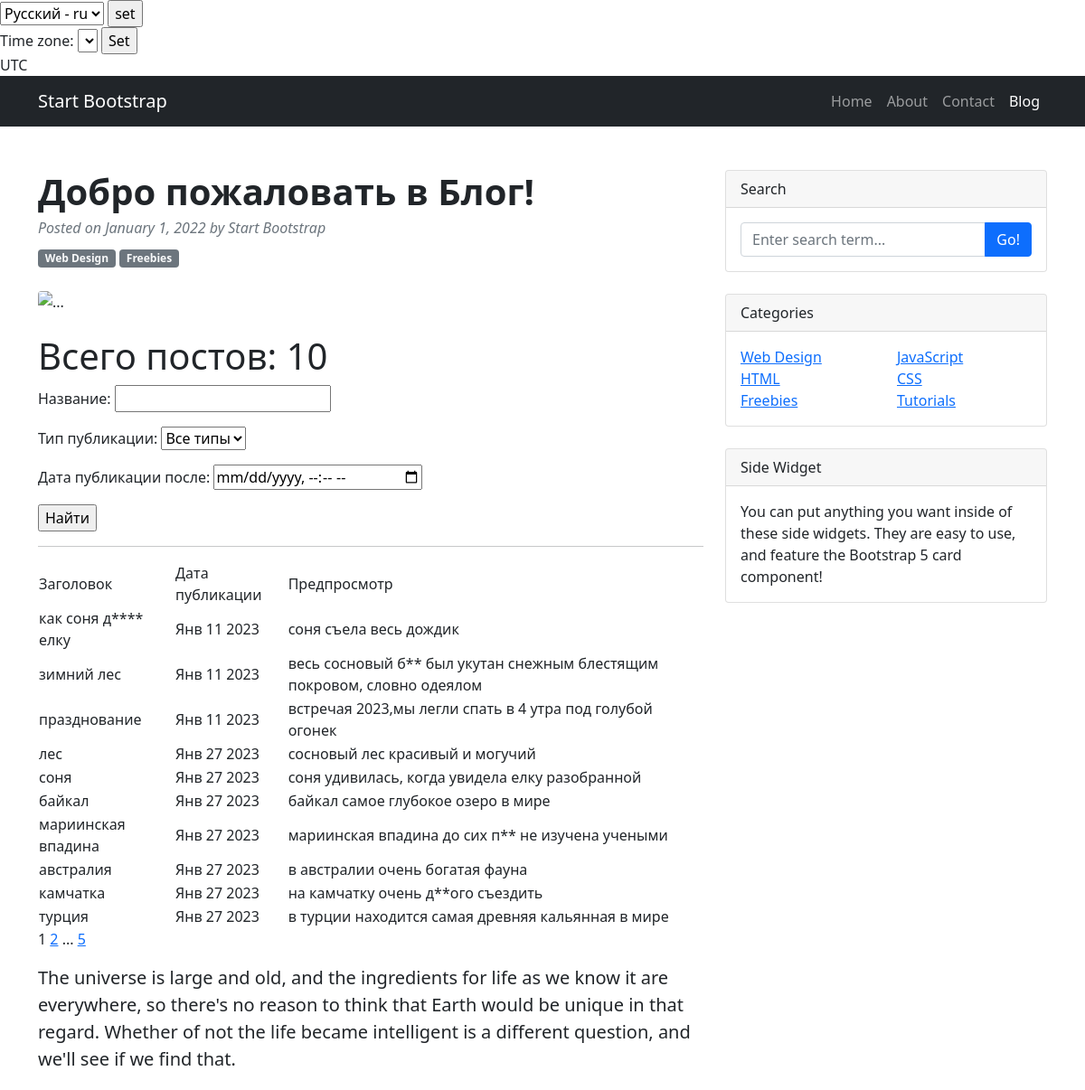
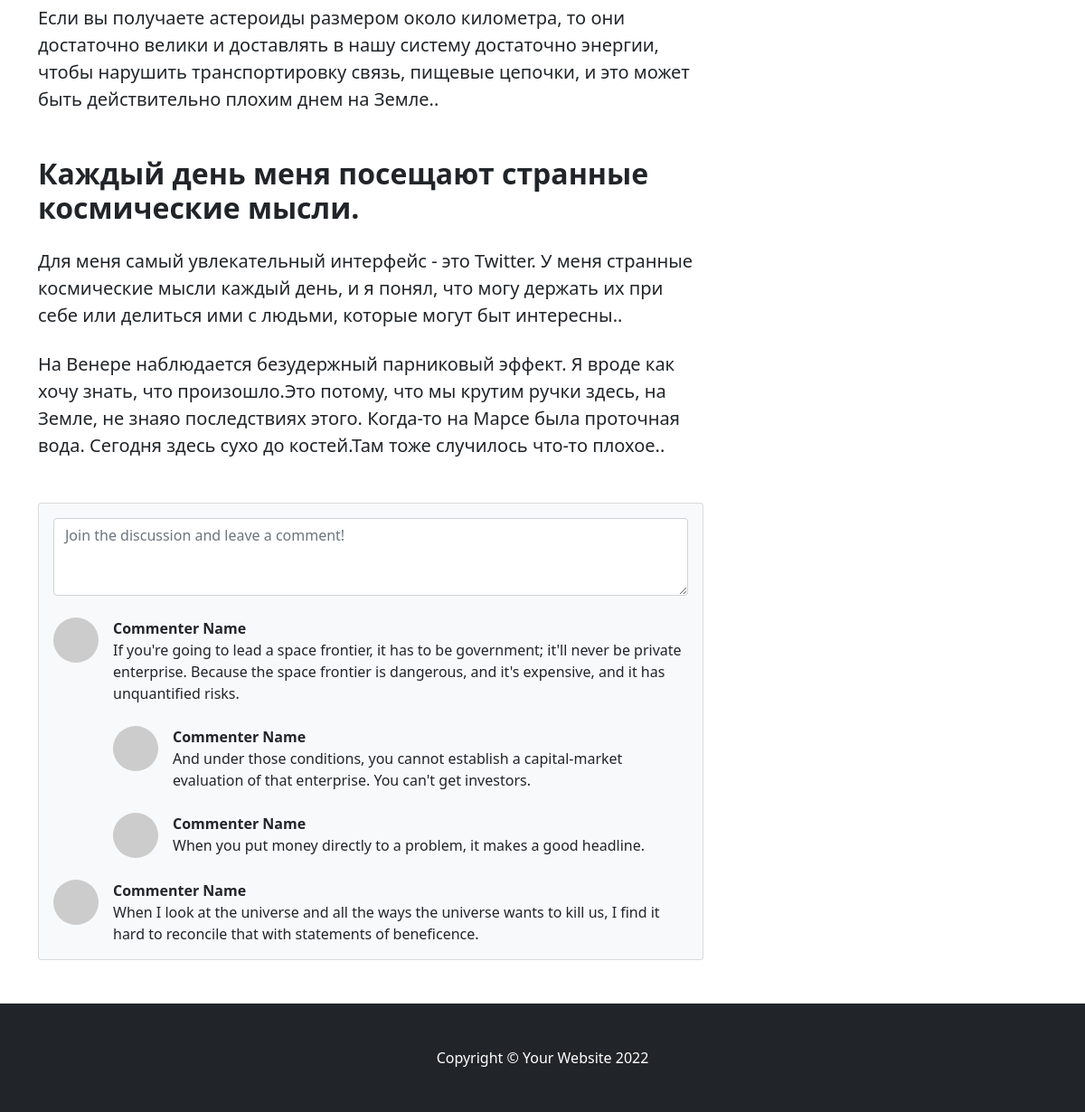
/posts/search/, run on the app's committed database (2 pictures, top to bottom).
### news/models.py (models this page shows, shortened)
class Post(models.Model):
    author = models.ForeignKey(Author, on_delete=models.CASCADE)
    TYPES = [
        ('AR', 'Статья'),
        ('NW', 'Новость')
    ]
    type = models.CharField(max_length=2,
                            choices=TYPES,
                            default='AR')
    time_in = models.DateTimeField(auto_now_add=True)
    topics = models.ManyToManyField(Category, through='PostCategory')
    title = models.CharField(max_length=64)
    text = models.TextField()
    rating_article = models.IntegerField(default=0)

### news/views.py (the view)
# urls.py: path('search/',PostSearch.as_view(),name='post_search'),
class PostSearch(ListView):
    model = Post
    template_name = 'flatpages/search.html'
    context_object_name = 'search'
    paginate_by = 10
    def get_queryset(self):
        queryset = super().get_queryset()
        self.filterset = PostFilter(self.request.GET, queryset)
        return self.filterset.qs
    def get_context_data(self, **kwargs):
        context = super().get_context_data(**kwargs)
        context['filterset'] = self.filterset
        return context

### news/templatetags/custom_filters.py (called while the page is built)
@register.filter()
def censor (value):
    if isinstance (value,str):
        for bw in BAD_WORDS:
            value = value.lower().replace(bw[1:].lower(),'*'*len(bw[1:]))
        return f'{value} '
    else:
        raise TypeError (f'Ошибка! {type(value)} не подходит')

### news/templatetags/custom_tags.py (called while the page is built)
@register.simple_tag(takes_context=True)
def url_replace(context, **kwargs):
   d = context['request'].GET.copy()
   for k, v in kwargs.items():
       d[k] = v
   return d.urlencode()

### templates/flatpages/search.html (shortened to what this page needs)
{% extends 'flatpages/default.html' %}
{% load custom_filters %}
{% load custom_tags %}
{% block content %}
    <h1> Всего постов: {{ search|length }} </h1>
    <form action="" method="get">
        {{ filterset.form.as_p }}
        <input type="submit" value="Найти" />
    </form>
    <hr>
    {% if search %}
        <table>
            <tr>
               <td> Заголовок </td>
               <td> Дата публикации </td>
               <td> Предпросмотр </td>
            </tr>
            {% for post in search %}
            <tr>
                <td>{{ post.title|censor }}</td>
                <td>{{ post.time_in|date:'M d Y'}}</td>
                <td>{{ post.text|truncatewords:20|censor}}</td>
            </tr>
            {% endfor %}
        </table>
    {% else %}
        <h2> Постов нет!</h2>
    {% endif %}
    {{ page_obj.number }}
    {% if page_obj.has_next %}
        <a href="?{% url_replace page=page_obj.next_page_number %}">{{ page_obj.next_page_number }}</a>
        {% if paginator.num_pages != page_obj.next_page_number %}
            ...
            <a href="?{% url_replace page=page_obj.paginator.num_pages %}">{{ page_obj.paginator.num_pages }}</a>
        {% endif %}
    {% endif %}
{% endblock content %}

### data on the page
Post: title|censor "как соня д**** елку", time_in "Янв 11 2023", text|censor "соня съела весь дождик"
Post: title|censor "зимний лес", time_in "Янв 11 2023", text|censor "весь сосновый б** был укутан снежным блестящим покровом, словно одеялом"
Post: title|censor "празднование", time_in "Янв 11 2023", text|censor "встречая 2023,мы легли спать в 4 утра под голубой огонек"
Post: title|censor "лес", time_in "Янв 27 2023", text|censor "сосновый лес красивый и могучий"
Post: title|censor "соня", time_in "Янв 27 2023", text|censor "соня удивилась, когда увидела елку разобранной"
Post: title|censor "байкал", time_in "Янв 27 2023", text|censor "байкал самое глубокое озеро в мире"
Post: title|censor "мариинская впадина", time_in "Янв 27 2023", text|censor "мариинская впадина до сих п** не изучена учеными"
Post: title|censor "австралия", time_in "Янв 27 2023", text|censor "в австралии очень богатая фауна"
Post: title|censor "камчатка", time_in "Янв 27 2023", text|censor "на камчатку очень д**ого съездить"
Post: title|censor "турция", time_in "Янв 27 2023", text|censor "в турции находится самая древняя кальянная в мире"

### other printed values
{{ TIME_ZONE }} "UTC"
{{ search|length }} "10"
{{ page_obj.number }} "1"
{{ page_obj.next_page_number }} "2"
{{ page_obj.paginator.num_pages }} "5"
form field language "Русский - ru"
